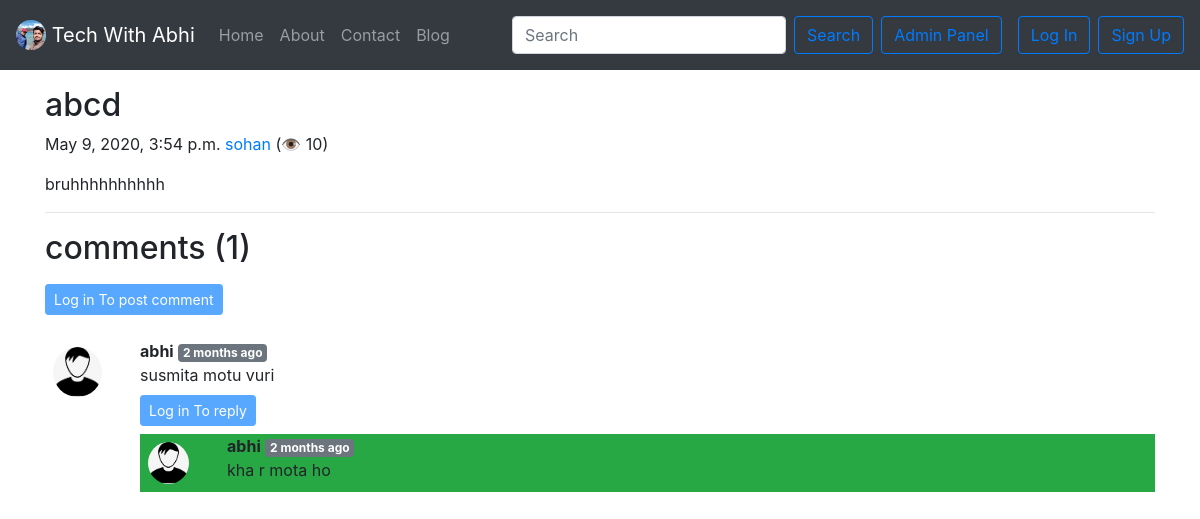
The page /blog/sohan on the database its author committed.
### blog/models.py (models this page shows, shortened)
class Post(models.Model):
    sno = models.AutoField(primary_key = True)
    title = models.CharField(max_length=255)
    content = models.CharField(max_length=1000)
    author = models.CharField(max_length=100)
    slug = models.CharField(max_length=130)
    views = models.IntegerField(default=0)
    timeStamp = models.DateTimeField(blank=True)

class BlogComment(models.Model):
    sno = models.AutoField(primary_key = True)
    comment = models.TextField()
    user = models.ForeignKey(User, on_delete=models.CASCADE)
    post = models.ForeignKey(Post, on_delete=models.CASCADE)
    parent = models.ForeignKey('self', on_delete=models.CASCADE, null=True)
    timestamp = models.DateTimeField(auto_now_add=True)
    class Meta:
        ordering = ['-timestamp']

### blog/views.py (the view)
# urls.py: path('<str:slug>', views.blogPost , name='blogPost'),
def blogPost(request, slug):
    post = Post.objects.filter(slug = slug).first()
    post.views = post.views + 1
    post.save()
    comments = BlogComment.objects.filter(post=post, parent=None)
    replies = BlogComment.objects.filter(post=post).exclude(parent=None)
    replyDict= {}
    for reply in replies:
        if reply.parent.sno not in replyDict.keys():
            replyDict[reply.parent.sno] = [reply]
        else:
            replyDict[reply.parent.sno].append(reply)
    context = {"post": post, "comments": comments, "user": request.user, 'replyDict': replyDict}
    return render(request, 'blog/blogPost.html', context)

### blog/templatetags/extras.py (called while the page is built)
@register.filter(name='get_val')
def get_val(dict, key):
    return dict.get(key)

### templates/blog/blogPost.html (shortened to what this page needs)
{% extends 'base.html' %}
{% block body %}
{% load humanize %}
{% load extras %}
<div class="container my-3">
  <h2 class="blog-post-title">{{post.title}}</h2>
  <p class="blog-post-meta">{{post.timeStamp}} <a href="/about">{{post.author}}</a> (<span>👁 {{post.views}}</span>)</p>
  <p>{{post.content|safe}}</p>
  <hr>
</div>
<div class="container">
  <h2> comments ({{comments.count}}) </h2>
  <div class="my-2">
    {% if user.is_authenticated %}
    <form action="/blog/postComment" method="post">
      {% csrf_token %}
      <div class="form-group">
        <label for="exampleInputEmail1">Enter Comment</label>
        <input type="text" class="form-control" name="comment" palceholder="Enter comment Here">
      </div>
      <input type="hidden" name="postSno" value="{{post.sno}}">
      <input type="hidden" name="parentSno" value="">
      <button type="submit" class="btn btn-primary">post</button>
    </form>
  </div>
  {% else %}
  <button class="btn btn-sm btn-primary my-2" type="button" data-toggle="collapse"
          data-target="#replyBox{{comment.sno}}" aria-expanded="false" aria-controls="replyBox{{comment.sno}}"disabled>
          Log in To post comment
        </button>
  {% endif %}
  {% for comment in comments  %}
  <div class="row my-3">
    <div class="col-md-1">
      <img src="/static/img/user.png " class="rounded mx-auto d-block w-100 rounded-circle p-2" alt="user ">
    </div>
    <div class="col-md-11 rounded-circle">
      <b>{{comment.user.username}}</b> <span class="badge badge-secondary"> {{comment.timestamp|naturaltime}}</span>
      <div> {{comment.comment}} </div>
      <div class="reply mx-0">
       {% if user.is_authenticated %}
        <button class="btn btn-sm btn-primary my-2" type="button" data-toggle="collapse"
          data-target="#replyBox{{comment.sno}}" aria-expanded="false" aria-controls="replyBox{{comment.sno}}">
          Reply
        </button>
        <div class="collapse my-2" id="replyBox{{comment.sno}}">
          <div class="card card-body">
            <form action="/blog/postComment" method="post">
                        {% csrf_token %}
                        <div class="form-group">
                          <label for="comment">Enter Reply</label>
                          <input type="text" class="form-control" name="comment" palceholder="Enter comment Here">
                          <input type="hidden" name="parentSno" value="{{comment.sno}}">
                        </div>
                        <input type="hidden" name="postSno" value="{{post.sno}}">
                        <button type="submit" class="btn btn-primary">Reply</button>
            </form>
          </div>
        </div>
        {% else %}
         <button class="btn btn-sm btn-primary my-2" type="button" data-toggle="collapse"
          data-target="#replyBox{{comment.sno}}" aria-expanded="false" aria-controls="replyBox{{comment.sno}}"disabled>
          Log in To reply
        </button>
        {% endif %}
        <div class="replies bg-success">
          {% for reply in replyDict|get_val:comment.sno  %}
          <div class="row">
                         <div class="col-md-1">
                          <img src="/static/img/user.png " class="rounded mx-auto d-block w-100 rounded-circle p-2" alt="user ">
                         </div>
                         <div class="col-md-10">
                          <b>{{reply.user.username}}</b>
                          <span class="badge badge-secondary">  {{reply.timestamp|naturaltime}}
                            </span>
                            <div> {{reply.comment}} </div>
                         </div>
                         <br>
          </div>
          {% endfor %}
        </div>
      </div>
    </div>
  </div>
  {% endfor %}
</div>
{% endblock body %}

### rows shown on the page
Post: title "abcd", timeStamp "May 9, 2020, 3:54 p.m.", author "sohan", views "10", content "bruhhhhhhhhhh"
BlogComment: user.username "abhi", timestamp "2 months ago", comment "susmita motu vuri"
BlogComment: user.username "abhi", timestamp "2 months ago", comment "kha r mota ho"

### other values the page prints
{{ comments.count }} "1"
